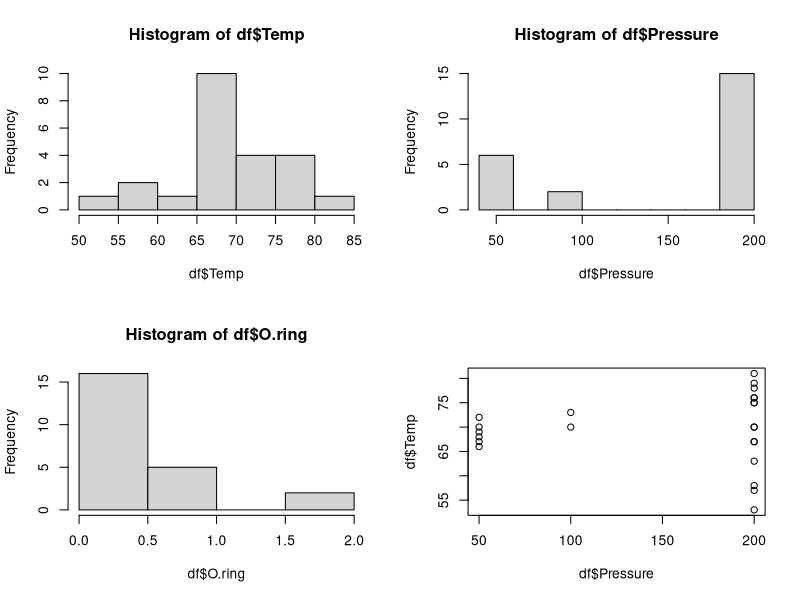
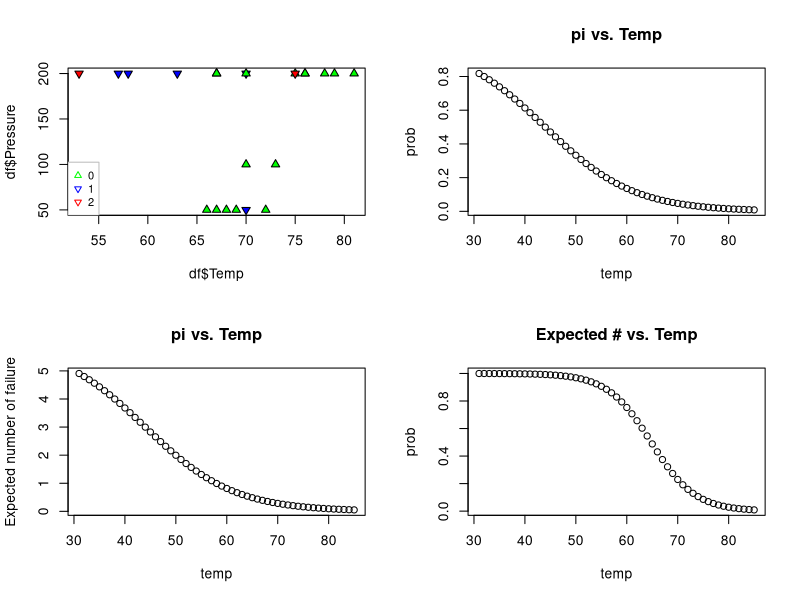
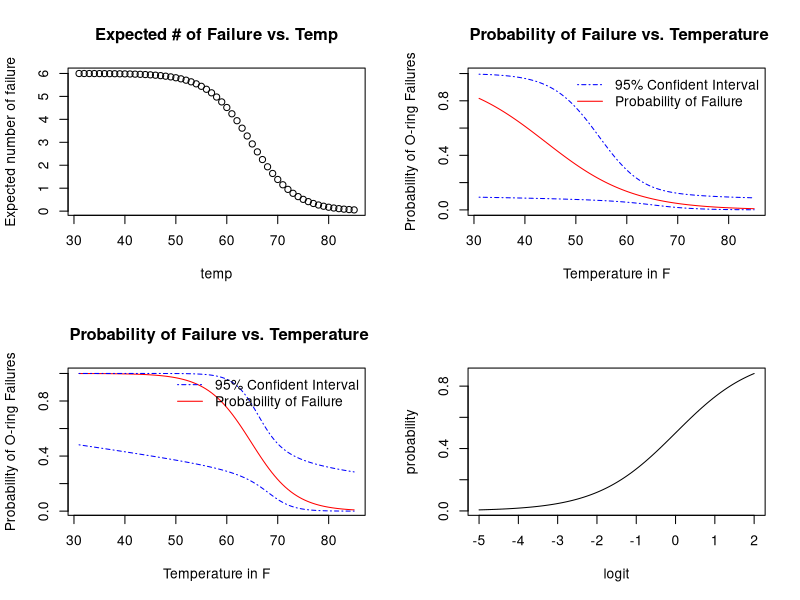

The R script that drew these images, in order: (Note: this script raises an error after producing the figures.)
## ---- chunk 1
df = read.csv('challenger.csv',sep=',')
summary(df)
table(df$O.ring)
## ---- chunk 2
par(mfrow=c(2,2))
hist(df$Temp)
hist(df$Pressure)
hist(df$O.ring)
plot(df$Pressure,df$Temp)

## ---- chunk 3
plot(df$Temp,df$Pressure,pch=c(24,25,25)[df$O.ring+1],bg=c("green","blue","red")[(df$O.ring+1)])
legend("bottomleft", pch = c(24,25,25), col = c("green", "blue", "red")
       ,c("0","1","2")
       ,box.col = "gray"
       ,cex=.8)
## ---- chunk 4

df$failure = ifelse(df$O.ring == 0,0,1)
model1 = glm(formula = failure~Temp+Pressure,family = binomial(link=logit),data = df)
summary(model1)
## ---- chunk 5
library(car)
Anova(model1,test='LR')
## ---- chunk 6

# Binarize if there's an O.ring failure at each launch
df$failure = ifelse(df$O.ring == 0,0,1)
binaryModel = glm(formula = failure~Temp,family = binomial(link=logit),data = df)
summary(binaryModel)

# Get proportion of failed O rings at each launch for 
df$ProbFail= df$O.ring/df$Number
binomialModel = glm(formula = ProbFail~ Temp, family = quasibinomial(link = logit), data = df)
summary(binomialModel)

## ---- chunk 7
Anova(binaryModel,test='LR')
## ---- chunk 8
temp = seq(31,85,by=1)
prob = predict(binomialModel,data.frame(Temp=temp),type ='response')
plot(temp,prob)
title('pi vs. Temp')
## ---- chunk 9

plot(temp,prob*6, ylab='Expected number of failure')
title('pi vs. Temp')
## ---- chunk 10
temp = seq(31,85,by=1)
prob = predict(binaryModel,data.frame(Temp=temp),type ='response')
plot(temp,prob)
title('Expected # vs. Temp')

## ---- chunk 11

plot(temp,prob*6, ylab='Expected number of failure')
title('Expected # of Failure vs. Temp')
## ---- chunk 12
curve(expr = predict(object = binomialModel, newdata = data.frame(Temp = x), type = "response"), col = "red", xlim=c(31,85),ylim=c(0,1),
      xlab='Temperature in F', ylab='Probability of O-ring Failures', main=' Probability of Failure vs. Temperature')


ci.pi <- function(newdata, mod.fit.obj, alpha){ 
  
    linear.pred <- predict(object = mod.fit.obj, newdata =newdata, type = "link", se = TRUE) 
    CI.lin.pred.lower <- linear.pred$fit - qnorm(p = 1-alpha/2)*linear.pred$se
    CI.lin.pred.upper <- linear.pred$fit + qnorm(p =1-alpha/2)*linear.pred$se
    CI.pi.lower <- exp(CI.lin.pred.lower) / (1 + exp(CI.lin.pred.lower))
    CI.pi.upper <- exp(CI.lin.pred.upper) / (1 + exp(CI.lin.pred.upper))
    list(lower = CI.pi.lower, upper = CI.pi.upper)
}


curve(expr = ci.pi(newdata = data.frame(Temp = x),
mod.fit.obj = binomialModel, alpha = 0.05)$lower, col = "blue", lty
= "dotdash", add = TRUE)

curve(expr = ci.pi(newdata = data.frame(Temp = x),
mod.fit.obj = binomialModel, alpha = 0.05)$upper, col = "blue", lty
= "dotdash", add = TRUE)

legend("topright",legend=c('95% Confident Interval','Probability of Failure'),
       lty=c('dotdash','solid'), col=c('blue','red'),bty='n')
## ---- chunk 13
curve(expr = predict(object = binaryModel, newdata = data.frame(Temp = x), type = "response"), col = "red", xlim=c(31,85),
      xlab='Temperature in F', ylab='Probability of O-ring Failures', main=' Probability of Failure vs. Temperature')


curve(expr = ci.pi(newdata = data.frame(Temp = x),
mod.fit.obj = binaryModel, alpha = 0.05)$lower, col = "blue", lty
= "dotdash", add = TRUE)

curve(expr = ci.pi(newdata = data.frame(Temp = x),
mod.fit.obj = binaryModel, alpha = 0.05)$upper, col = "blue", lty
= "dotdash", add = TRUE)

legend("topright",legend=c('95% Confident Interval','Probability of Failure'),
       lty=c('dotdash','solid'), col=c('blue','red'),bty='n')
## ---- chunk 14
curve(expr = exp(x)/(1+exp(x)),xlim=c(-5,2),xlab='logit',ylab='probability')
## ---- chunk 15
temp = data.frame(Temp = 31)
pred = predict(binomialModel,newdata=temp,type = 'response')
confidence = ci.pi(newdata = temp, binomialModel,alpha = 0.05)
data.frame(predicted_probability_failure = pred, confidence_interval = confidence)

pred.binary = predict(binaryModel,newdata=temp,type = 'response')
confidence.binary = ci.pi(newdata = temp, binaryModel,alpha = 0.05)
data.frame(predicted_probability_failure = pred.binary, confidence_interval = confidence.binary)
## ---- chunk 16
# 1st approach
nBoot = 1000
library(dplyr)

# Bootstrap a large dataset each with 23 temp measurements
large.dataset = replicate(nBoot,sample_n(data.frame(df$Temp,df$ProbFail),23,replace=TRUE))

# Update probability to simulated
for (i in 1:nBoot){
  dfi = data.frame(prob = large.dataset[,i]$df.ProbFail, Temp = large.dataset[,i]$df.Temp)
  model = glm(formula  = prob ~ Temp, family = binomial(link = "logit"), data = dfi)
  updateProb = predict(object = model, data.frame(Temp = dfi$Temp),type='response')
  # Update
  large.dataset[,i]$df.ProbFail = updateProb
}

# Refit the model and get 90% confidence level for temperature at temptoExamine
bootstrap90 <- function(temptoExamine, large.dataset, nBoot){
  probability.failure = c()
  for (i in 1:nBoot){
    dfi = data.frame(prob = large.dataset[,i]$df.ProbFail, Temp = large.dataset[,i]$df.Temp)
    model = glm(formula  = prob ~ Temp, family = binomial(link = "logit"), data = dfi)
    
    
    logit = model$coefficient[1] + model$coefficient[2]*temptoExamine
    bootstrap.prob = exp(logit)/(1+exp(logit))
    probability.failure = c(probability.failure,bootstrap.prob)
  }
 
  lower= quantile(probability.failure,0.05)
  upper= quantile(probability.failure,0.95)
  list(lower,upper)
  
}

bootstrap90(31,large.dataset,nBoot)
bootstrap90(72,large.dataset,nBoot)

## ---- chunk 17
# 1st approach
nBoot = 50
library(dplyr)

# Bootstrap a large dataset each with 23 temp measurements
large.dataset = replicate(nBoot,sample_n(data.frame(df$Temp,df$ProbFail),23,replace=TRUE))


# Refit the model and get 90% confidence level for temperature at temptoExamine
bootstrap90 <- function(temptoExamine, large.dataset, nBoot){
  probability.failure = c()
  for (i in 1:nBoot){
    dfi = data.frame(prob = large.dataset[,i]$df.ProbFail, Temp = large.dataset[,i]$df.Temp)
    model = glm(formula  = prob ~ Temp, family = quasibinomial(link = "logit"), data = dfi)
    
    
    logit = model$coefficient[1] + model$coefficient[2]*temptoExamine
    bootstrap.prob = exp(logit)/(1+exp(logit))
    probability.failure = c(probability.failure,bootstrap.prob)
  }
 
  lower= quantile(probability.failure,0.05)
  upper= quantile(probability.failure,0.95)
  list(lower,upper)
  
}

bootstrap90(31,large.dataset,nBoot)
bootstrap90(72,large.dataset,nBoot)

## ---- chunk 18
predict(object=binomialModel,newdata=data.frame(Temp=c(31,72)),type='response')
## ---- chunk 19
# Binarize if there's an O.ring failure at each launch

binaryModel2 = glm(formula = failure~Temp + I(Temp^2),family = binomial(link=logit),data = df)
summary(binaryModel2)

# Get proportion of failed O rings at each launch for 

binomialModel2 = glm(formula = NumberFail ~ Temp + I(Temp^2), family = quasibinomial(link = logit), data = df)
summary(binomialModel2)
